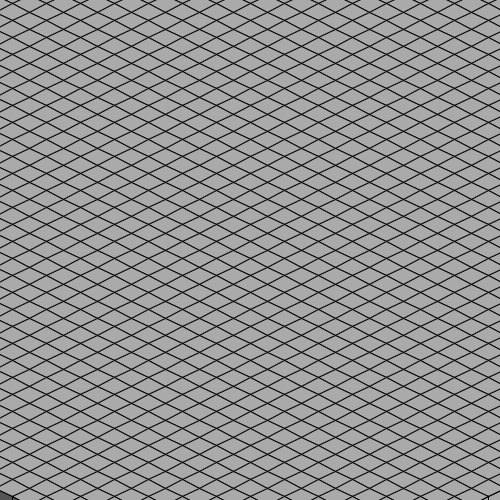
Frame 1 (no input)
Frame 60 (the mouse pressed at the canvas centre just before this capture): identical to frame 1, image omitted
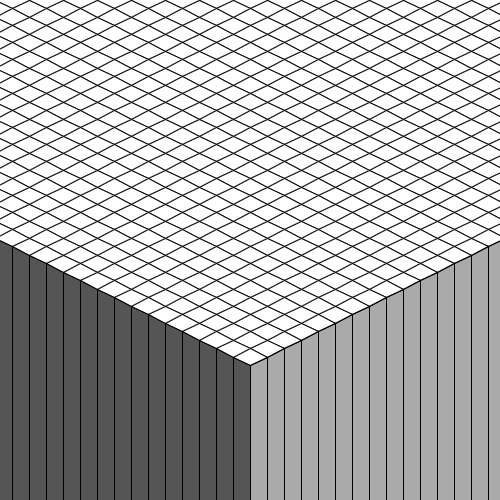
Frame 120 (the mouse held since frame 60 and released just before this capture)

The Processing sketch that drew these frames (run headless with seeded random() and noise(); from frame 60 on, the mouse is pressed at the canvas centre):

// Processing sketch: processing_27451
// ── processing_27451.pde

/*
Modified by Alastair Gray. (Original by Jared "BlueThen" C,  'Wavy'.)
*/

float a;

void setup()
{

  size(500,500);
  colorMode(RGB, 6);


  stroke(0);

  frameRate(30);
}
void draw()
{



  a -= 0.08;

  background(6);

  for (int x = -22; x < 22; x++) {
   for (int z = -22; z < 22; z++) {
    
    int y = int(24 * cos(0.55 * distance(x,z,0,0) + a));
    y = mouseY;

    float xm = x*17 -8.5;
    float xt = x*17 +8.5;
    float zm = z*17 -8.5;
    float zt = z*17 +8.5;
    
    int halfw = (int)width/2;
    int halfh = (int)height/2;
     

    int isox1 = int(xm - zm + halfw);
    int isoy1 = int((xm + zm) * 0.5 + halfh);
    int isox2 = int(xm - zt + halfw);
    int isoy2 = int((xm + zt) * 0.5 + halfh);
    int isox3 = int(xt - zt + halfw);
    int isoy3 = int((xt + zt) * 0.5 + halfh);
    int isox4 = int(xt - zm + halfw);
    int isoy4 = int((xt + zm) * 0.5 + halfh);

    fill (2);
    quad(isox2, isoy2-y, isox3, isoy3-y, isox3, isoy3+40, isox2, isoy2+40);
    fill (4);
    quad(isox3, isoy3-y, isox4, isoy4-y, isox4, isoy4+40, isox3, isoy3+40);
     

    fill(4 + y * 0.05);
    quad(isox1, isoy1-y, isox2, isoy2-y, isox3, isoy3-y, isox4, isoy4-y);
    
   }
  }
}

float distance(float x,float y,float cx,float cy) {
  return sqrt(sq(cx - x) + sq(cy - y));
}
